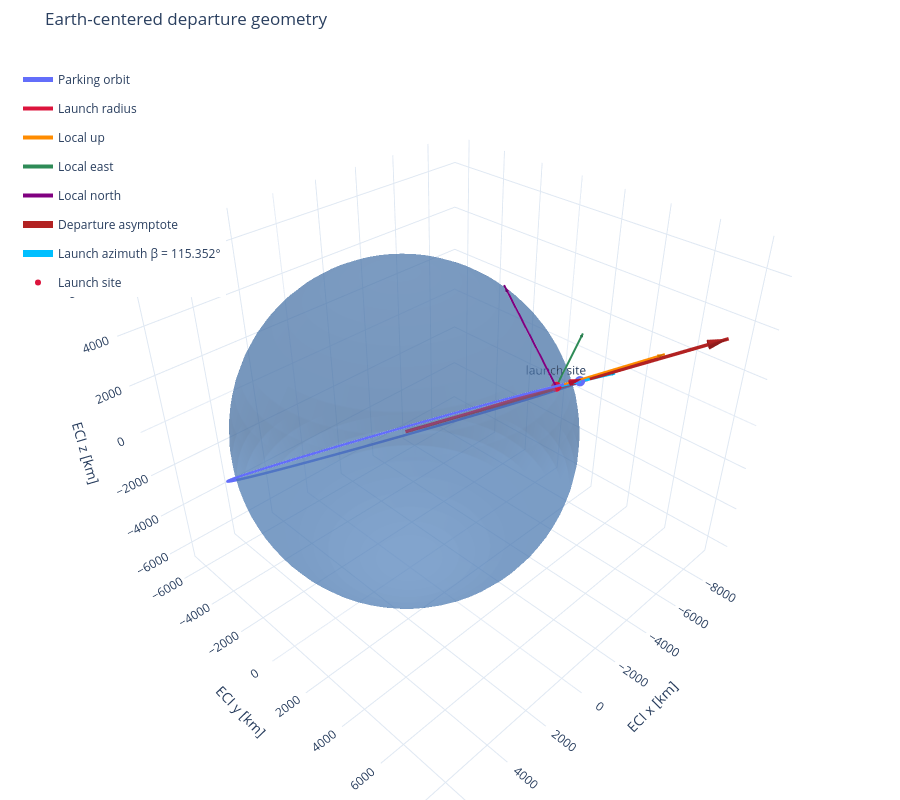

Write notebook code for a chart like this one.
### Code cell
# With delay
r0_delay, v0_delay, _, _, _ = rv_toward_vinf(launch_lat_deg/RAD_TO_DEG, alpha_launch_delay, v_dep_eci)
t_arr = np.linspace(0, 95 * MIN_TO_SEC, 100000)
result = solve_ivp(lambda t,s: two_body(s), (t_arr[0], t_arr[-1]), np.concatenate((r0_delay, v0_delay)), t_eval=t_arr, rtol=1e-9,atol=1e-12)

fig = plot_earth_departure(
    v_dep_eci,
    launch_lat_deg,
    launch_lon_deg,
    alpha_launch=alpha_launch_delay,
    traces=result.y[:3].T,
    t_arrs=result.t,
    labels="Parking orbit",
)

### Figure 1 — Plotly figure (JSON) as saved in the notebook; plotly's stock layout.template omitted (floating-point values rounded to 4 significant figures; data arrays with more than 128 entries replaced by an {"elided": "..."} marker saying what was removed)
{"data": [{"colorscale": [[0, "#4f81bd"], [1, "#4f81bd"]], "hoverinfo": "skip", "name": "Earth", "opacity": 0.48, "showlegend": false, "showscale": false, "type": "surface", "x": {"elided": "60x30 float values"}, "y": {"elided": "60x30 float values"}, "z": {"elided": "60x30 float values"}}, {"legendgroup": "Parking orbit", "line": {"color": "#636EFA", "width": 5}, "mode": "lines", "name": "Parking orbit", "type": "scatter3d", "x": {"elided": "100000 float values"}, "y": {"elided": "100000 float values"}, "z": {"elided": "100000 float values"}}, {"legendgroup": "Parking orbit", "marker": {"color": "#636EFA", "size": 6}, "mode": "markers", "name": "Parking orbit End", "showlegend": false, "type": "scatter3d", "x": [-4128.0], "y": [4646.0], "z": [2445.0]}, {"legendgroup": "vector-0", "line": {"color": "crimson", "width": 4}, "mode": "lines", "name": "Launch radius", "type": "scatter3d", "x": [0, -2610.0], "y": [0, 5775.0], "z": [0, 3693.0]}, {"anchor": "tip", "colorscale": [[0, "crimson"], [1, "crimson"]], "hoverinfo": "skip", "legendgroup": "vector-0", "name": "Launch radius arrowhead", "showlegend": false, "showscale": false, "sizemode": "absolute", "sizeref": 440.1, "type": "cone", "u": [-0.3559], "v": [0.7873], "w": [0.5035], "x": [-2610.0], "y": [5775.0], "z": [3693.0]}, {"legendgroup": "vector-1", "line": {"color": "darkorange", "width": 4}, "mode": "lines", "name": "Local up", "type": "scatter3d", "x": [-2270.0, -3632.0], "y": [5021.0, 8034.0], "z": [3211.0, 5138.0]}, {"anchor": "tip", "colorscale": [[0, "darkorange"], [1, "darkorange"]], "hoverinfo": "skip", "legendgroup": "vector-1", "name": "Local up arrowhead", "showlegend": false, "showscale": false, "sizemode": "absolute", "sizeref": 229.6, "type": "cone", "u": [-0.3559], "v": [0.7873], "w": [0.5035], "x": [-3632.0], "y": [8034.0], "z": [5138.0]}, {"legendgroup": "vector-2", "line": {"color": "seagreen", "width": 4}, "mode": "lines", "name": "Local east", "type": "scatter3d", "x": [-2270.0, -5757.0], "y": [5021.0, 3445.0], "z": [3211.0, 3211.0]}, {"anchor": "tip", "colorscale": [[0, "seagreen"], [1, "seagreen"]], "hoverinfo": "skip", "legendgroup": "vector-2", "name": "Local east arrowhead", "showlegend": false, "showscale": false, "sizemode": "absolute", "sizeref": 229.6, "type": "cone", "u": [-0.9112], "v": [-0.4119], "w": [0], "x": [-5757.0], "y": [3445.0], "z": [3211.0]}, {"legendgroup": "vector-3", "line": {"color": "purple", "width": 4}, "mode": "lines", "name": "Local north", "type": "scatter3d", "x": [-2270.0, -1476.0], "y": [5021.0, 3265.0], "z": [3211.0, 6518.0]}, {"anchor": "tip", "colorscale": [[0, "purple"], [1, "purple"]], "hoverinfo": "skip", "legendgroup": "vector-3", "name": "Local north arrowhead", "showlegend": false, "showscale": false, "sizemode": "absolute", "sizeref": 229.6, "type": "cone", "u": [0.2074], "v": [-0.4588], "w": [0.864], "x": [-1476.0], "y": [3265.0], "z": [6518.0]}, {"legendgroup": "vector-4", "line": {"color": "firebrick", "width": 7}, "mode": "lines", "name": "Departure asymptote", "type": "scatter3d", "x": [0, -8420.0], "y": [0, 7726.0], "z": [0, 3662.0]}, {"anchor": "tip", "colorscale": [[0, "firebrick"], [1, "firebrick"]], "hoverinfo": "skip", "legendgroup": "vector-4", "name": "Departure asymptote arrowhead", "showlegend": false, "showscale": false, "sizemode": "absolute", "sizeref": 720, "type": "cone", "u": [-0.7017], "v": [0.6438], "w": [0.3052], "x": [-8420.0], "y": [7726.0], "z": [3662.0]}, {"legendgroup": "vector-5", "line": {"color": "deepskyblue", "width": 7}, "mode": "lines", "name": "Launch azimuth β = 115.352°", "type": "scatter3d", "x": [-2270.0, -7215.0], "y": [5021.0, 4068.0], "z": [3211.0, 1206.0]}, {"anchor": "tip", "colorscale": [[0, "deepskyblue"], [1, "deepskyblue"]], "hoverinfo": "skip", "legendgroup": "vector-5", "name": "Launch azimuth β = 115.352° arrowhead", "showlegend": false, "showscale": false, "sizemode": "absolute", "sizeref": 325.3, "type": "cone", "u": [-0.9123], "v": [-0.1758], "w": [-0.3699], "x": [-7215.0], "y": [4068.0], "z": [1206.0]}, {"marker": {"color": "crimson", "size": 6}, "mode": "markers+text", "name": "Launch site", "text": ["launch site"], "textposition": "top center", "type": "scatter3d", "x": [-2270.0], "y": [5021.0], "z": [3211.0]}], "layout": {"height": 800, "legend": {"x": 0.02, "y": 0.98}, "margin": {"b": 0, "l": 0, "r": 0, "t": 50}, "scene": {"aspectmode": "data", "xaxis": {"title": {"text": "ECI x [km]"}}, "yaxis": {"title": {"text": "ECI y [km]"}}, "zaxis": {"title": {"text": "ECI z [km]"}}}, "title": {"text": "Earth-centered departure geometry"}}}
